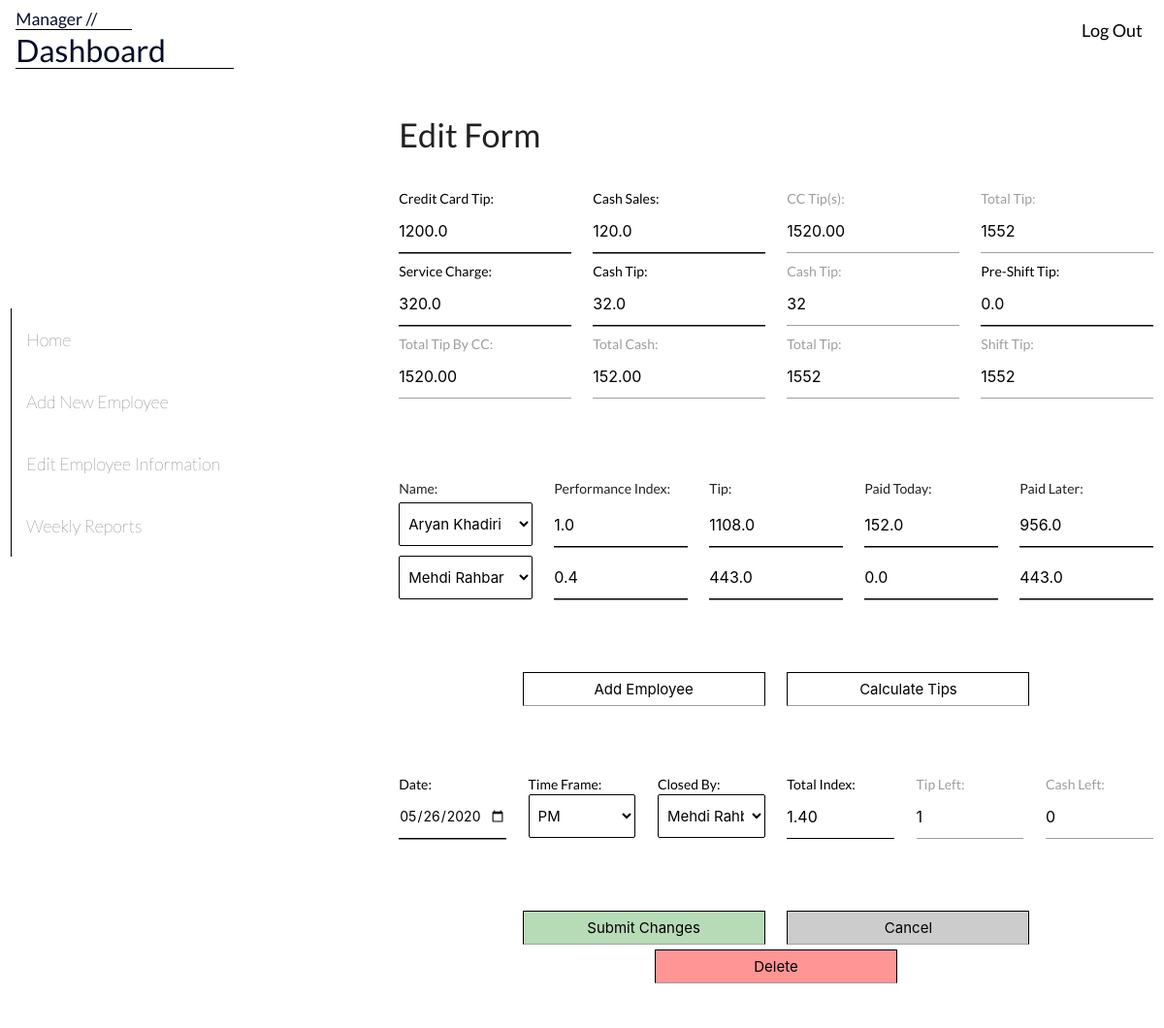
Page /manager/170/ (signed in) on the earlier database version.
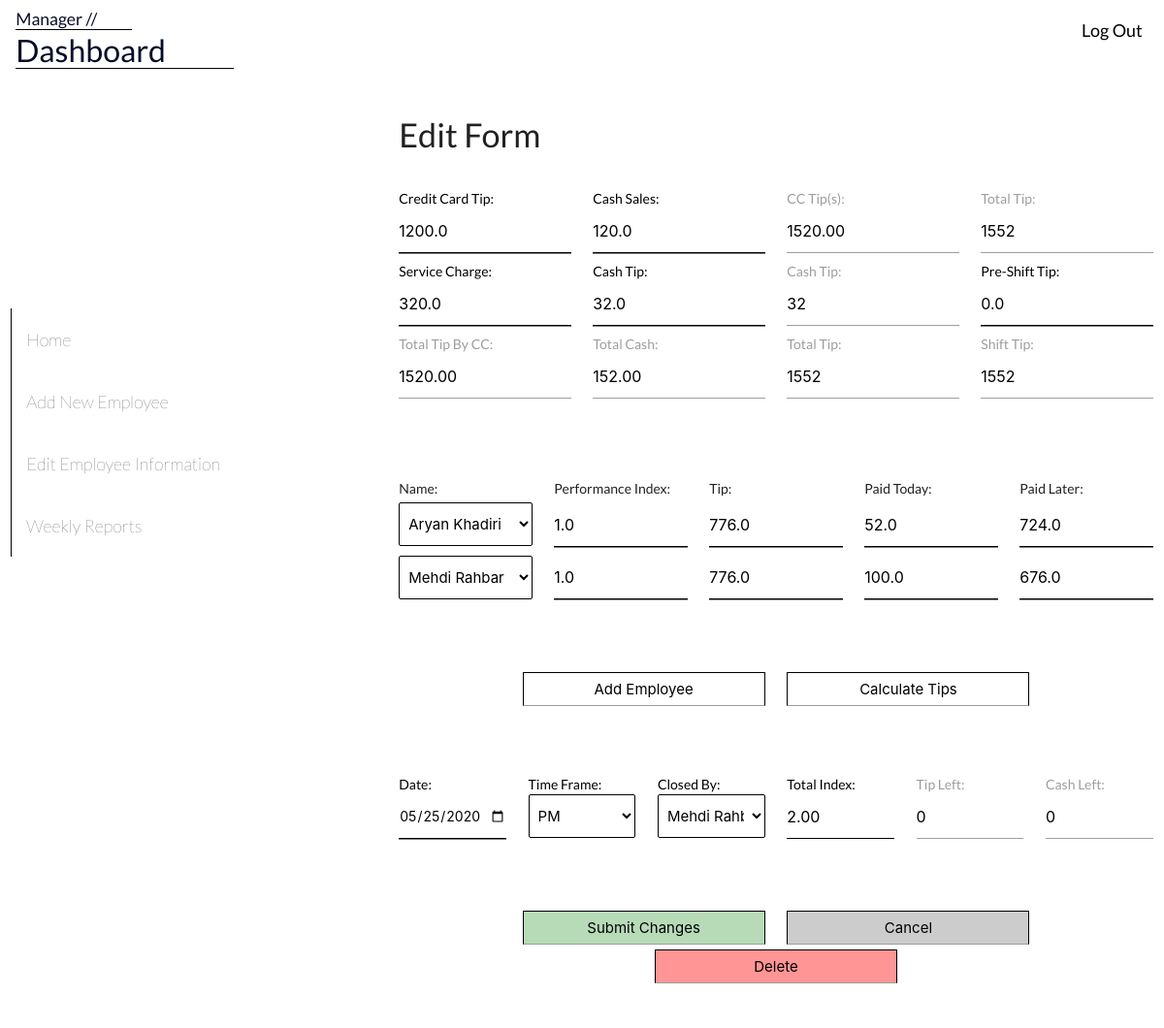
Same page on the later database version.
### Employees/models.py (models this page shows, shortened)
class Form(models.Model):
    date = models.DateField()
    time = models.TimeField()
    time_frame = models.CharField(max_length = 20, choices = (('AM','AM'),('PM','PM')))
    submitted_employee = models.ForeignKey(Employee, on_delete=models.CASCADE)
    cc_tip = models.FloatField()
    service_charge = models.FloatField()
    cash_sales = models.FloatField()
    cash_tip = models.FloatField()
    pre_shift_tip = models.FloatField()

### Manager/views.py (the view, shortened to what this page needs)
# urls.py: path('<int:id>/', update_form_view, name = 'update_form'),
@login_required
def update_form_view(request, id = id):
    if request.user.manager == False:
        return redirect('/employee/')
    js_dict = sendEmployeeDataAsJSON()
    title = "Editing Form"
    form = get_object_or_404(Form, id = id)
    tipFormSet = modelformset_factory(Tip, exclude=(), form = TipForm, extra = 0, can_delete=True)
    editForm = newForm(request.POST or None, instance = form)
    queryset = Tip.objects.filter(date = form.date).filter(time_frame = form.time_frame)
    tips = tipFormSet(queryset = queryset)
    context = {
        'form':tips,
        'new_form': editForm,
        'title': title,
        'js_dict':js_dict
    }
    return render(request, 'edit_form.html', context)

### Employees/views.py (called while the page is built)
def sendEmployeeDataAsJSON():
    query = Employee.objects.all()
    dict = {}
    for emp in query:
        dict[emp.id] = emp.point
    js_dict = json.dumps(dict)
    return js_dict

### Login/models.py (called while the page is built)
    @property
    def is_active(self):
        return True

### Manager/models.py (called while the page is built)
    def __str__(self):
        return self.name

### Manager/templates/edit_form.html (shortened to what the changed rows need)
{% extends 'base.html' %}
{% block content %}
<head>
    {% load static %}
    <link rel="stylesheet" type="text/css" href="{% static 'edit_form.css' %}">
</head>
<h4>Edit Form</h4><br>
<form action="" method="POST" id="form" onsubmit="return validate()">
    <div id="wrapper">
        <div class="row" id="top-section">
            <div class="col s3 m3 l3 asd">
                <label for="cc_tip" class="requires-input" id="ccLabel">Credit Card Tip:</label>
                {{new_form.cc_tip}}
                <label for="sc_label" class="requires-input" id="scLabel">Service Charge:</label>
                {{new_form.service_charge}}
                <label for="Total_Tip_By_Cards" class="readonly bottom" id="ttbcLabel">Total Tip By CC:</label>
                <input readonly type="number" id="Total_Tip_By_Cards">
            </div>
            <div class="col s3 m3 l3 asd">
                <label class="requires-input" id="csLabel">Cash Sales:</label>
                {{new_form.cash_sales}}
                <label class="requires-input" id="ctLabel">Cash Tip:</label>
                {{new_form.cash_tip}}
                <label class= "readonly bottom" id="tcLabel">Total Cash:</label>
                <input readonly type="number" id="Total_Cash">
            </div>
            <div class="col s3 m3 l3 asd">
                <label class="readonly" id="ttLabel2">Total Tip:</label>
                <input readonly type="number" id="Total_Tip_2">
                <label class="requires-input" id="pstLabel">Pre-Shift Tip:</label>
                {{new_form.pre_shift_tip}}
                <label class= "readonly bottom" id="stLabel">Shift Tip:</label>
                <input readonly type="number" id="shift_tip">
            </div>
        </div>
        <div class="row" id="second-section">
            <div class="col s5ths" id="indexes">
                <h6>Performance Index:</h6>
                {% for form in form %}
                    {{ form.point }}
                {%endfor%}
            </div>
            <div class="col s5ths"  id="tips">
                <h6>Tip:</h6>
                {% for form in form %}
                    {{ form.tip_amount }}
                {%endfor%}
            </div>
            <div class="col s5ths" id="paid-todays">
                <h6>Paid Today:</h6>
                {% for form in form %}
                    {{ form.paid_today }}
                {%endfor%}
            </div>
            <div class="col s5ths"  id="paid-laters">
                <h6>Paid Later:</h6>
                {% for form in form %}
                    {{ form.paid_later }}
                {%endfor%}
            </div>
        </div>
        <div class="row" id="bottom-section">
                <div class="col s2 m2 l2">
                    <label class="" id="dateLabel">Date:</label>
                    {{new_form.date}}
                </div>
                <div class="col s2 m2 l2">
                    <label class="" id="tfLabel">Time Frame:</label>
                    {{new_form.time_frame}}
                </div>
                <div class="col s2 m2 l2">
                    <label class="" id="cbLabel">Closed By:</label>
                    {{new_form.submitted_employee}}
                </div>
                <div class="col s2 m2 l2">
                    <label class="readonly" id="tiLabel">Total Index:</label>
                    <input readonly type="number" id="total_index" onfocus="calculateTotalIndex()">
                </div>
                <div class="col s2 m2 l2">
                    <label class="readonly" id="tlLabel">Tip Left:</label>
                    <input readonly type="number" id="tip_left">
                </div>
        </div>
    </div>
</form>
{% endblock %}

Differences in the rows shown:
changed Form "PM": date "05/26/2020" → "05/25/2020"
Other differences:
form field point: "0.4" → "1.0"
form field tip_amount: "1108.0" → "776.0"
form field tip_amount: "443.0" → "776.0"
form field paid_today: "152.0" → "52.0"
form field paid_today: "0.0" → "100.0"
form field paid_later: "956.0" → "724.0"
form field paid_later: "443.0" → "676.0"
form field value: "1.40" → "2.00"
form field value: "1" → "0"
